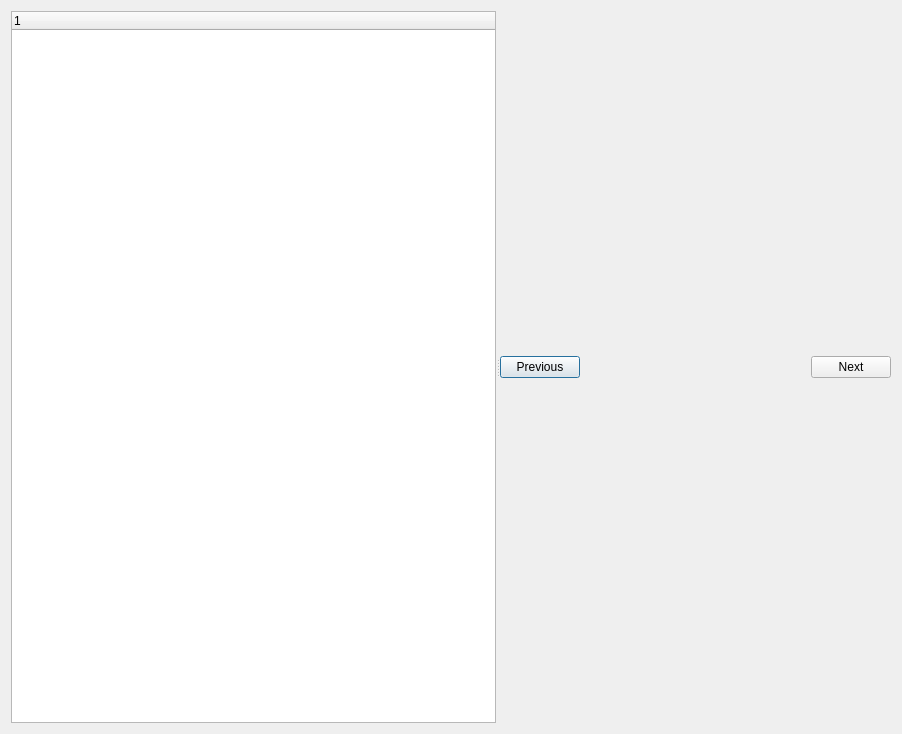
<?xml version="1.0" encoding="UTF-8"?>
<ui version="4.0">
 <class>Help</class>
 <widget class="QDialog" name="Help">
  <property name="geometry">
   <rect>
    <x>0</x>
    <y>0</y>
    <width>902</width>
    <height>734</height>
   </rect>
  </property>
  <property name="sizePolicy">
   <sizepolicy hsizetype="Preferred" vsizetype="Preferred">
    <horstretch>0</horstretch>
    <verstretch>0</verstretch>
   </sizepolicy>
  </property>
  <property name="windowTitle">
   <string>Help</string>
  </property>
  <layout class="QHBoxLayout" name="horizontalLayout">
   <item>
    <widget class="QSplitter" name="splitter">
     <property name="orientation">
      <enum>Qt::Horizontal</enum>
     </property>
     <widget class="QTreeWidget" name="treeWidget">
      <property name="sizePolicy">
       <sizepolicy hsizetype="Preferred" vsizetype="Expanding">
        <horstretch>0</horstretch>
        <verstretch>0</verstretch>
       </sizepolicy>
      </property>
      <column>
       <property name="text">
        <string notr="true">1</string>
       </property>
      </column>
     </widget>
     <widget class="QWidget" name="verticalLayoutWidget">
      <layout class="QVBoxLayout" name="verticalLayout">
       <item>
        <layout class="QVBoxLayout" name="layoutWebKit"/>
       </item>
       <item>
        <layout class="QHBoxLayout" name="horizontalLayoutButtons">
         <item>
          <widget class="QPushButton" name="pushButtonPrevious">
           <property name="text">
            <string>Previous</string>
           </property>
          </widget>
         </item>
         <item>
          <spacer name="horizontalSpacer">
           <property name="orientation">
            <enum>Qt::Horizontal</enum>
           </property>
           <property name="sizeHint" stdset="0">
            <size>
             <width>40</width>
             <height>20</height>
            </size>
           </property>
          </spacer>
         </item>
         <item>
          <widget class="QPushButton" name="pushButtoNext">
           <property name="text">
            <string>Next</string>
           </property>
          </widget>
         </item>
        </layout>
       </item>
      </layout>
     </widget>
    </widget>
   </item>
  </layout>
 </widget>
 <resources/>
 <connections/>
</ui>
